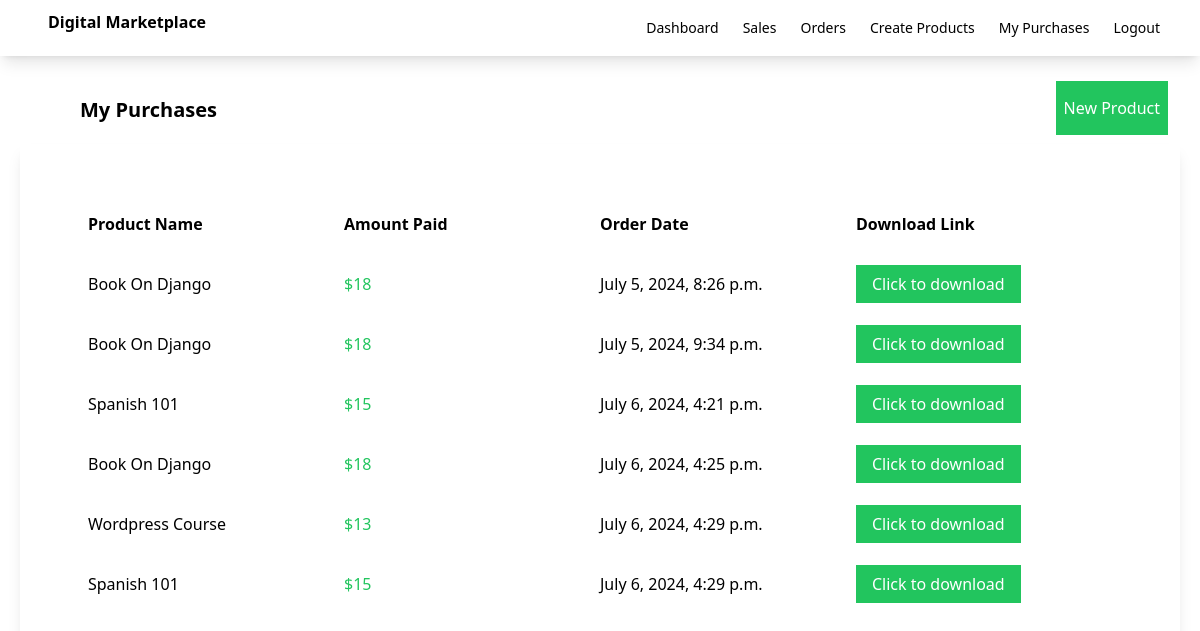
Page /purchases (signed in) on the committed database.
### myapp/models.py (models this page shows)
class OrderDetail(models.Model):
    customer_name = models.CharField(max_length=100)
    product = models.CharField(max_length=100)
    amount = models.IntegerField()
    created_on = models.DateTimeField(auto_now_add=True)

### myapp/views.py (the view)
# urls.py: path('purchases',views.my_purchases,name='purchases'),
def my_purchases(request):
    orders = OrderDetail.objects.filter(customer_name=request.user)
    return render(request,'myapp/purchases.html',{'orders':orders})

### myapp/templates/myapp/purchases.html
{% extends 'myapp/base.html' %}
{% block body %}
    <div class="flex justify-between">
        <div class="ml-20 mt-10 font-bold text-xl">My Purchases</div>
        <div class="ml-20 mt-10">
            <a class="bg-green-500 text-white px-2 py-4 mr-8" href="{% url 'createproduct' %}">New Product</a>
        </div>
    </div>
    <div class="order-container shadow-lg p-10 m-5">
        <div class="order-header flex font-bold  m-5 p-2 ">
            <div class="w-1/4">
                Product Name
            </div>
            <div class="w-1/4">
                Amount Paid
            </div>
            <div class="w-1/4">
                Order Date
            </div>
            <div class="w-1/4">
                Download Link
            </div>
        </div>
        {% for order in orders %}
        <div class="flex  m-5 p-2">
            <div class="w-1/4">
                {{order.product}}
            </div>
            <div class="w-1/4 text-green-500">
                ${{order.amount}}
            </div>
            <div class="w-1/4">
                {{order.created_on}}
            </div>
            <div class="w-1/4">
                <a class="bg-green-500 text-white px-4 py-2" href="{{order.product.file.url}}" download>Click to download</a>
            </div>
        </div>
        {% endfor %}
    </div>
{% endblock %}

### rows in the picture
OrderDetail: product "Book On Django", amount "18", created_on "July 5, 2024, 8:26 p.m."
OrderDetail: product "Book On Django", amount "18", created_on "July 5, 2024, 9:34 p.m."
OrderDetail: product "Spanish 101", amount "15", created_on "July 6, 2024, 4:21 p.m."
OrderDetail: product "Book On Django", amount "18", created_on "July 6, 2024, 4:25 p.m."
OrderDetail: product "Wordpress Course", amount "13", created_on "July 6, 2024, 4:29 p.m."
OrderDetail: product "Spanish 101", amount "15", created_on "July 6, 2024, 4:29 p.m."
